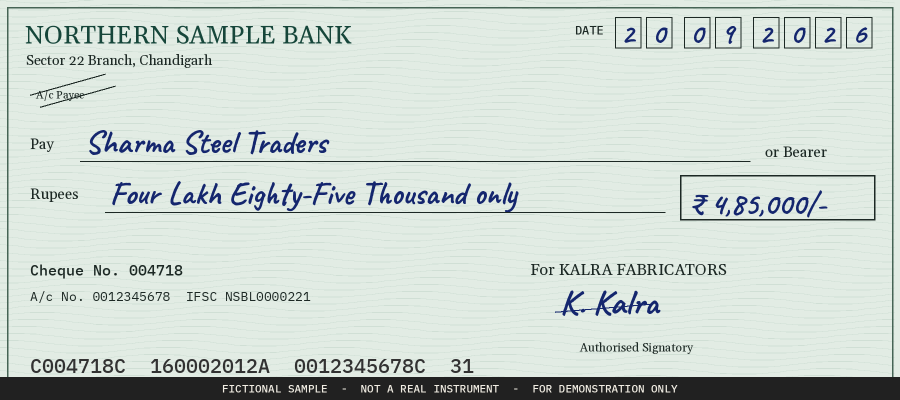
#> input picture samples/cheque.png, 1800 x 800 px (shown at 1/2 size)
$ python -i make_samples.py   (imports and definitions only)
#> lines starting #> are read from the running program, lines starting #| are printed output that depends on the picture
#> further down, picture is the input picture: PIL image 1800x800 RGB; mean R, G, B 203.7, 214, 207.8
"""Generate fictional cheque, bank return memo and demand notice for demos and tests.

Everything here is invented: parties, bank, advocate, numbers. Each image carries a visible
"FICTIONAL SAMPLE" band and a PNG/JPEG metadata marker so it can never pass as a real record.
Dates are chosen so that around 21 Nov 2026 the complaint window is open.
"""
from __future__ import annotations

import math
import random
from dataclasses import dataclass
from datetime import date
from pathlib import Path

from PIL import Image, ImageDraw, ImageFilter, ImageFont, PngImagePlugin

from app.models import DocType

FONTS = Path(__file__).parent / "fonts"


def font(name: str, size: int) -> ImageFont.FreeTypeFont:
    return ImageFont.truetype(str(FONTS / name), size)


@dataclass(frozen=True)
class Scenario:
    drawer: str = "Kalra Fabricators"
    payee: str = "Sharma Steel Traders"
    bank: str = "Northern Sample Bank"
    branch: str = "Sector 22 Branch, Chandigarh"
    cheque_no: str = "004718"
    cheque_date: date = date(2026, 9, 20)
    presented_on: date = date(2026, 10, 1)
    memo_date: date = date(2026, 10, 3)
    notice_date: date = date(2026, 10, 30)
    amount: int = 485000
    amount_words: str = "Four Lakh Eighty-Five Thousand only"
    reason: str = "FUNDS INSUFFICIENT"
    reason_code: str = "51"
    advocate: str = "R. K. Sandhu"
    speed_post: str = "EE000000000IN"


def dmy(d: date) -> str:
    return d.strftime("%d-%m-%Y")


# [156 lines left out: functions inr, wrap, band, signature, make_cheque, make_memo and 1 more, not called in this run]


def photoize(img: Image.Image, seed: int = 7) -> Image.Image:
    """Make a clean render look like a phone photo: tilt, uneven light, blur, grain."""
#> called with seed = 7
    rnd = random.Random(seed)
    img = img.rotate(rnd.uniform(-2.4, 2.4), expand=True, resample=Image.BICUBIC, fillcolor=(58, 54, 50))
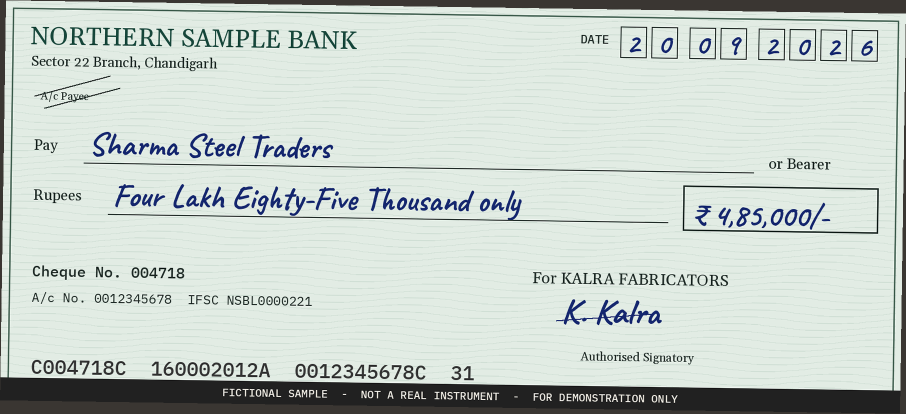
#> img: PIL image 1812x828 RGB (shown at 1/2 size); mean R, G, B 197.7, 207.4, 201.3
    w, h = img.size
#> w = 1812; h = 828
    vignette = Image.radial_gradient("L").resize((w, h)).point(lambda v: v * 120 // 255)
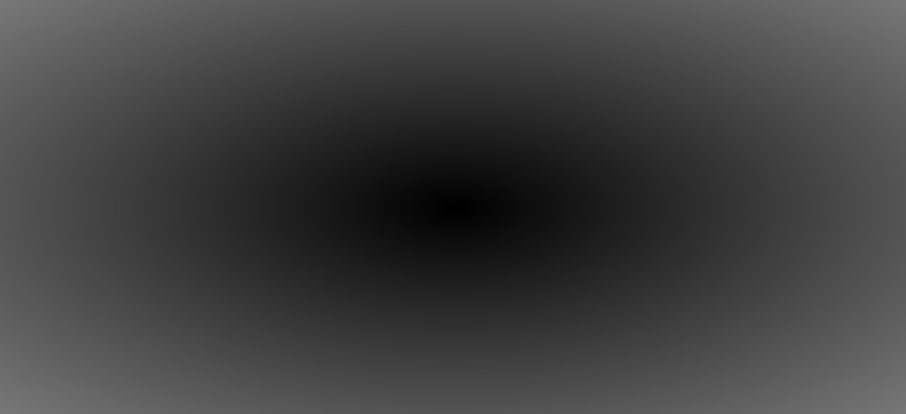
#> vignette: PIL image 1812x828 L (shown at 1/2 size); min 0, max 120, mean 64.5
    img = Image.composite(Image.new("RGB", (w, h), (70, 64, 56)), img, vignette)
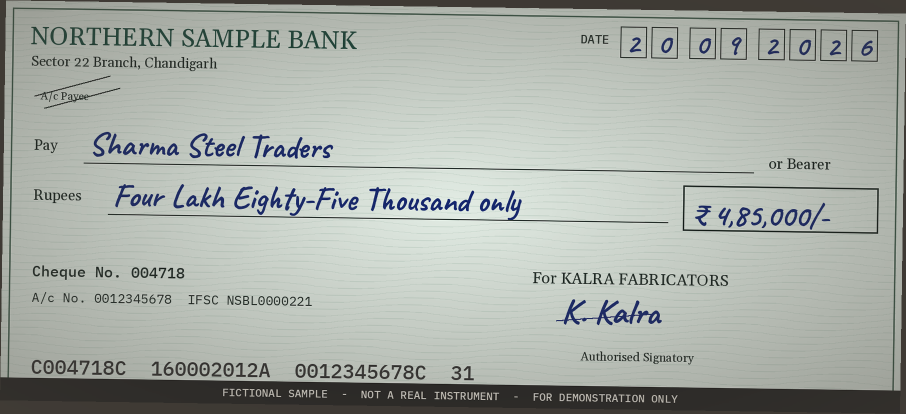
#> img: PIL image 1812x828 RGB (shown at 1/2 size); mean R, G, B 167.2, 173, 166.5
    img = img.filter(ImageFilter.GaussianBlur(0.9))
    px = img.load()
    for _ in range(w * h // 40):
        x, y = rnd.randrange(w), rnd.randrange(h)
        r, g, b = px[x, y]
        n = rnd.randint(-14, 14)
        px[x, y] = (max(0, min(255, r + n)), max(0, min(255, g + n)), max(0, min(255, b + n)))
#> this loop made 37508 passes
#> (r, g, b) on passes 1 to 3: (62, 74, 116), (163, 167, 159), (185, 191, 183)
    return img


# [20 lines that did not run here, left out]


# [7 lines not run here, left out]

>>> from PIL import Image
>>> picture = Image.open('../samples/cheque.png')
>>> result = photoize(picture)
